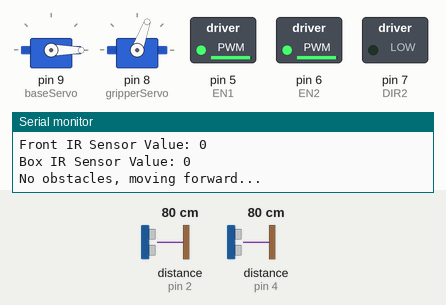
The sketch below on a simulated Arduino Uno, built with avr-gcc and run on an emulated ATmega328P. Parts: 2 × servo, switched loads named in the sketch (green lamp = pin HIGH), the last lines printed to the serial monitor. Wiring (inferred from the names in the program): ultrasonic range finder: trigger pin 3; echo pin 2. Dashed ring = blinking. The test bench sets the inputs (shaded band); at power-on: distance to the obstacle (sensors on pin 2, pin 4) 80 cm. The echo pulse lasts 58.3 µs per cm; pins used as bus, display or sensor lines are not drawn.

Above: at 1.2 s.
2.3 s: distance to the obstacle (sensor on pin 2) set to 22 cm
6.6 s: distance to the obstacle (sensor on pin 2) set to 19 cm
At 8.4 s:
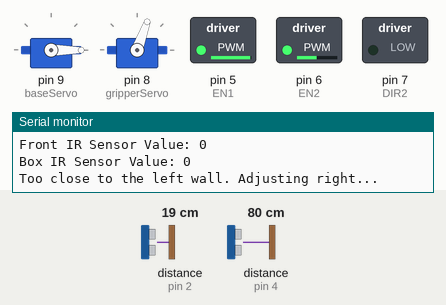
10.9 s: distance to the obstacle (sensor on pin 2) set to 35 cm
At 11.6 s:
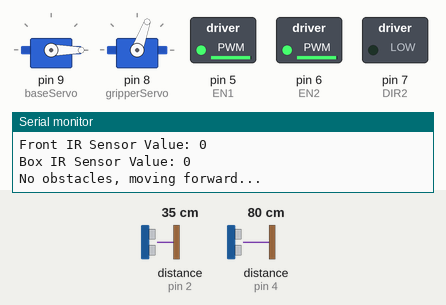
15.2 s: distance to the obstacle (sensor on pin 4) set to 2 cm
19.5 s: distance to the obstacle (sensor on pin 4) set to 35 cm
Timing chart, 0 to 24.8 s (numbered marks = the images above; inputs shaded):
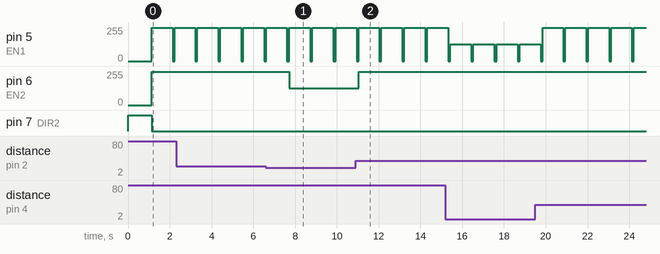

Measured:
- the behaviour switches between 21 and 20 cm on distance to the obstacle (sensor on pin 2) (found by bisection; images 0 and 1)
- after the input at 6.6 s, pin 6 (EN2): 250/255 → 125/255 after 1.1 s
- after the input at 10.9 s, pin 6 (EN2): 125/255 → 250/255 after 0.14 s
- by itself, pin 5 (EN1): alternates 250/255 for 1.0 s and 0/255 for 0.09 s

The sketch:

Demonstration.ino
```cpp
#include "Shield2AMotor.h"
#include <Servo.h>

// Initialize the motor
Shield2AMotor motor(SIGNED_MAGNITUDE);

// Initialize the servos
Servo baseServo;    // Servo for base and tilt
Servo gripperServo; // Servo for gripper

// Define the pins for ultrasonic sensors and IR sensors
const int trigPin1 = 3;  // Trigger pin for left ultrasonic sensor
const int echoPin1 = 2;  // Echo pin for left ultrasonic sensor

const int trigPin2 = 5;  // Trigger pin for right ultrasonic sensor
const int echoPin2 = 4;  // Echo pin for right ultrasonic sensor

const int frontIRPin = A0  ; // Front IR sensor for dead ends and open paths (GP2Y0E02A)
const int boxIRPin = A1;    // Front IR sensor for box detection (GP2Y0E02A)

const int gp101Pin = 7;     // Pin for GP101 active/standby control

void setup()
{
  Serial.begin(9600);  // Initialize serial communication at 9600 baud rate

  // Attach servos
  baseServo.attach(9);     // Base servo connected to pin 9
  gripperServo.attach(8);  // Gripper servo connected to pin 8

  // Initialize ultrasonic sensors
  pinMode(trigPin1, OUTPUT);
  pinMode(echoPin1, INPUT);
  pinMode(trigPin2, OUTPUT);
  pinMode(echoPin2, INPUT);

  // Initialize GP101 for IR sensor activation
  pinMode(gp101Pin, OUTPUT);
  digitalWrite(gp101Pin, HIGH);  // Activate the IR sensors

  // Initial positions
  baseServo.write(0);      // Start with base at 0 degrees
  gripperServo.write(70);  // Gripper initially closed at 70 degrees

  delay(1000);             // Delay for 1 second

  Serial.println("Setup Complete. Starting the loop...");
}

long readUltrasonicDistance(int trigPin, int echoPin)
{
  digitalWrite(trigPin, LOW);
  delayMicroseconds(2);
  digitalWrite(trigPin, HIGH);
  delayMicroseconds(10);
  digitalWrite(trigPin, LOW);

  long duration = pulseIn(echoPin, HIGH);
  long distance = duration * 0.034 / 2;
  return distance;  // Distance in cm
}

int readIRSensor(int pin)
{
  // Assuming GP2Y0E02A outputs analog values based on distance
 //int sensorValue = analogRead(pin);
  //return sensorValue;
}

void loop()
{
  long leftDistance = readUltrasonicDistance(trigPin1, echoPin1);
  long rightDistance = readUltrasonicDistance(trigPin2, echoPin2);
  int frontIR = readIRSensor(frontIRPin);
  int boxIR = readIRSensor(boxIRPin);

  // Display sensor readings on Serial Monitor
  Serial.print("Left Ultrasonic Distance: ");
  Serial.print(leftDistance);
  Serial.println(" cm");

  Serial.print("Right Ultrasonic Distance: ");
  Serial.print(rightDistance);
  Serial.println(" cm");

  Serial.print("Front IR Sensor Value: ");
  Serial.println(frontIR);

  Serial.print("Box IR Sensor Value: ");
  Serial.println(boxIR);

  // Wall following logic
  if (frontIR >! 600) // Front IR detects a dead end or obstacle (adjust value based on testing)
  {
    Serial.println("Obstacle ahead! Turning left...");
    motor.control(-100, 100);  // Rotate left
    delay(500);                // Adjust time for proper turning
  }
  else if (leftDistance < 20) // Too close to the left wall
  {
    Serial.println("Too close to the left wall. Adjusting right...");
    motor.control(100, 50);  // Move right slightly
  }
  else if (rightDistance < 20) // Too close to the right wall
  {
    Serial.println("Too close to the right wall. Adjusting left...");
    motor.control(50, 100);  // Move left slightly
  }
  else // If no close walls
  {
    Serial.println("No obstacles, moving forward...");
    motor.control(100, 100); // Move straight
  }

/*  // Box detection logic
  if (boxIR > 600) // IR sensor detects a box (adjust value based on testing)
  {
    Serial.println("Box detected! Gripper action initiated.");

    // Open gripper to pick up package
    gripperServo.write(20);  // Gripper opens at 20 degrees
    delay(2000);             // Wait 2 seconds

    // Close the gripper after picking up the package
    gripperServo.write(70);  // Close gripper to hold package
    delay(2000);             // Wait 2 seconds

    // Move the base up to 110 degrees after picking up the package
    baseServo.write(110);    // Tilt base to 110 degrees
    delay(2000);             // Wait 2 seconds
  }
  else
  {
    // Gripper stays closed
    gripperServo.write(70);  // Keep gripper closed
  } */

  delay(1000);  // Add delay to reduce data overload in the Serial Monitor
}
```

Shield2AMotor.cpp
```cpp
#include "Arduino.h"
#include "Shield2AMotor.h"

Shield2AMotor::Shield2AMotor(boolean mode)
{
  pinMode(DIR1, OUTPUT);
  pinMode(EN1, OUTPUT);
  pinMode(EN2, OUTPUT);
  pinMode(DIR2, OUTPUT);

  digitalWrite(DIR1, LOW);
  digitalWrite(EN1, LOW);
  digitalWrite(EN2, LOW);
  digitalWrite(DIR2, LOW);

  _mode = mode;
}

void Shield2AMotor::control(signed int motor1Speed, signed int motor2Speed)
{
  if(_mode == false)
  {
    if(motor1Speed >= 0)
    {
      if(motor1Speed > 100) motor1Speed = 100;
      motor1Speed = motor1Speed * 2.5;
      analogWrite(EN1, motor1Speed);
      digitalWrite(DIR1, LOW);
    }
    else if(motor1Speed < 0)
    {
      if(motor1Speed < -100) motor1Speed = -100;
      motor1Speed = motor1Speed * -2.5;
      analogWrite(EN1, motor1Speed);
      digitalWrite(DIR1, HIGH);
    }

    if(motor2Speed >= 0)
    {
      if(motor2Speed > 100) motor2Speed = 100;
      motor2Speed = motor2Speed * 2.5;
      analogWrite(EN2, motor2Speed);
      digitalWrite(DIR2, LOW);
    }
    else if(motor2Speed < 0)
    {
      if(motor2Speed < -100) motor2Speed = -100;
      motor2Speed = motor2Speed * -2.5;
      analogWrite(EN2, motor2Speed);
      digitalWrite(DIR2, HIGH);
    }
  }
  else if(_mode == true)
  {
    if(motor1Speed >= 0)
    {
      if(motor1Speed > 100) motor1Speed = 100;
      motor1Speed = (motor1Speed * -1.27) + 127;
      analogWrite(EN1, motor1Speed);
      digitalWrite(DIR1, HIGH);
    }
    else if(motor1Speed < 0)
    {
      if(motor1Speed < -100) motor1Speed = -100;
      motor1Speed = (motor1Speed * -1.27) + 127;
      analogWrite(EN1, motor1Speed);
      digitalWrite(DIR1, HIGH);
    }

    if(motor2Speed >= 0)
    {
      if(motor2Speed > 100) motor2Speed = 100;
      motor2Speed = (motor2Speed * -1.27) + 127;
      analogWrite(EN2, motor2Speed);
      digitalWrite(DIR2, HIGH);
    }
    else if(motor2Speed < 0)
    {
      if(motor2Speed < -100) motor2Speed = -100;
      motor2Speed = (motor2Speed * -1.27) + 127;
      analogWrite(EN2, motor2Speed);
      digitalWrite(DIR2, HIGH);
    }
  }
}
```

Shield2AMotor.h
```cpp
#ifndef SHIELD2AMOTOR_h
#define SHIELD2AMOTOR_h

#include "Arduino.h"

#define DIR1 4
#define EN1  5
#define EN2  6
#define DIR2 7
#define SIGNED_MAGNITUDE  false
#define LOCKED_ANTI_PHASE true

class Shield2AMotor
{
  public:
    boolean _mode;
    Shield2AMotor(boolean mode);
    void control(signed int motor1Speed, signed int motor2Speed);
};

#endif
```
